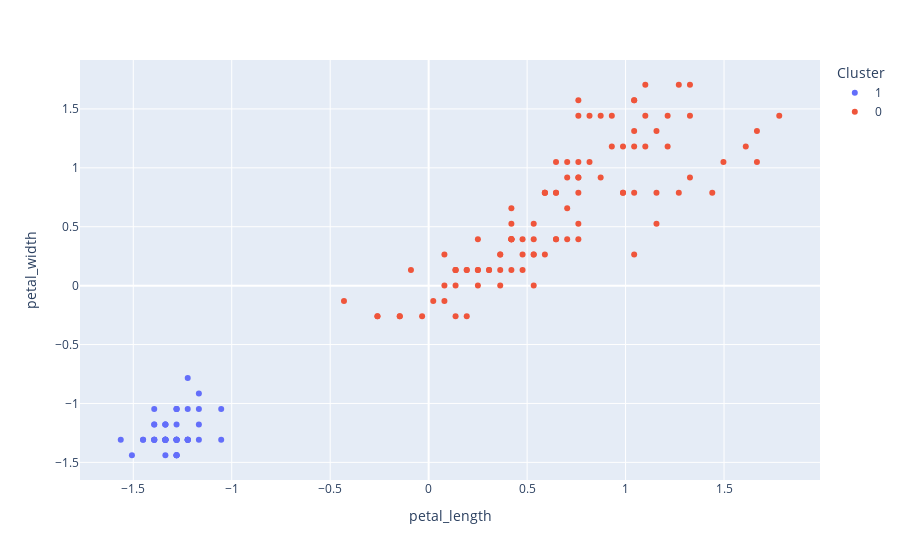

Write notebook code for a chart like this one.
### Code cell
# Graficacion segun los clusters

datos_con_clusters['Cluster'] = datos_con_clusters["Cluster"].astype("category")

fig = px.scatter(datos_con_clusters,
                 x = 'petal_length',
                 y = 'petal_width',
                 color = 'Cluster',
                )
fig.show()
